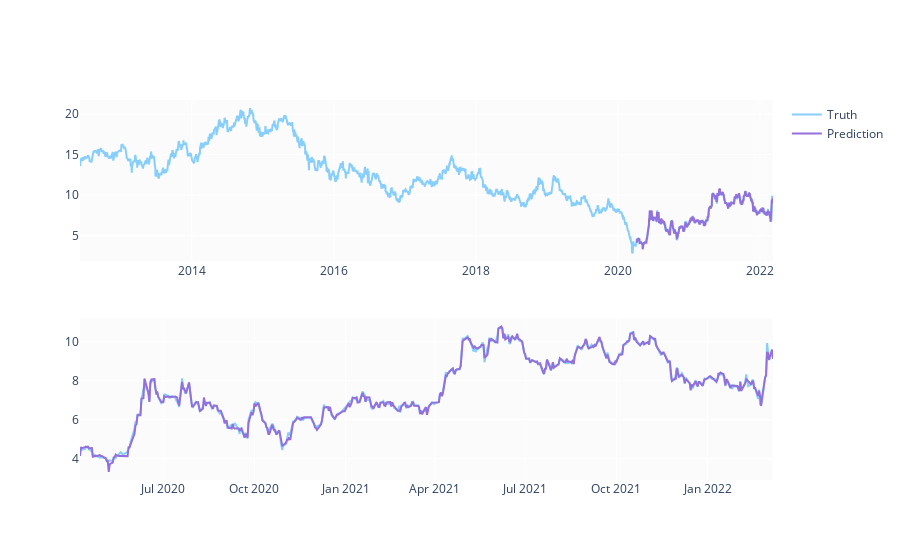

Notebook cell for this chart:
### Code cell
predicted_prices = df.loc[test_split_idx+1:].copy()
predicted_prices['Otwarcie'] = y_pred

fig = make_subplots(rows=2, cols=1)
fig.add_trace(go.Scatter(x=df.Data, y=df.Otwarcie,
                        name='Truth',
                        marker_color='LightSkyBlue'), row=1, col=1)

fig.add_trace(go.Scatter(x=predicted_prices.Data,
                        y=predicted_prices.Otwarcie,
                        name='Prediction',
                        marker_color='MediumPurple'), row=1, col=1)

fig.add_trace(go.Scatter(x=predicted_prices.Data,
                        y=y_test,
                        name='Truth',
                        marker_color='LightSkyBlue',
                        showlegend=False), row=2, col=1)

fig.add_trace(go.Scatter(x=predicted_prices.Data,
                        y=y_pred,
                        name='Prediction',
                        marker_color='MediumPurple',
                        showlegend=False), row=2, col=1)

fig.show()

### Figure 1 — Plotly figure (JSON) as saved in the notebook; plotly's stock layout.template omitted (floating-point values rounded to 4 significant figures; data arrays with more than 128 entries replaced by an {"elided": "..."} marker saying what was removed)
{"data": [{"marker": {"color": "LightSkyBlue"}, "name": "Truth", "type": "scatter", "x": {"elided": "2445 str values"}, "xaxis": "x", "y": {"elided": "2445 float values"}, "yaxis": "y"}, {"marker": {"color": "MediumPurple"}, "name": "Prediction", "type": "scatter", "x": {"elided": "488 str values"}, "xaxis": "x", "y": {"elided": "488 float values"}, "yaxis": "y"}, {"marker": {"color": "LightSkyBlue"}, "name": "Truth", "showlegend": false, "type": "scatter", "x": {"elided": "488 str values"}, "xaxis": "x2", "y": {"elided": "488 float values"}, "yaxis": "y2"}, {"marker": {"color": "MediumPurple"}, "name": "Prediction", "showlegend": false, "type": "scatter", "x": {"elided": "488 str values"}, "xaxis": "x2", "y": {"elided": "488 float values"}, "yaxis": "y2"}], "layout": {"xaxis": {"anchor": "y", "domain": [0, 1]}, "xaxis2": {"anchor": "y2", "domain": [0, 1]}, "yaxis": {"anchor": "x", "domain": [0.575, 1]}, "yaxis2": {"anchor": "x2", "domain": [0, 0.425]}}}
